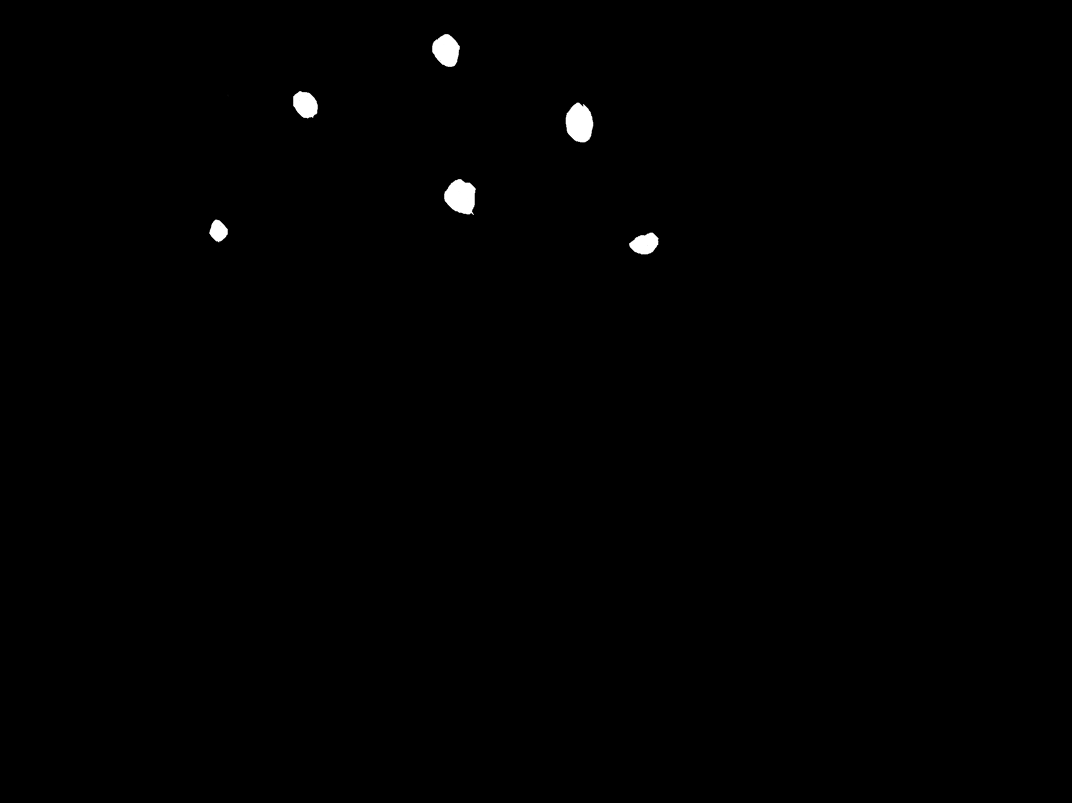
#> input picture blobImg.png, 2144 x 1605 px, found by its file name (shown at 1/2 size)
$ python BlobDetection.py
#> lines starting #> are read from the running program, lines starting #| are printed output that depends on the picture; after the words box and inside, x2 and y2 are one past the last pixel; in counts of white or black regions, pixels touching at a corner belong together
import cv2
from tkinter.filedialog import *


# we will find number of blobs with pixel value 255 in the following image

# finding binary image
print("\nImage should preferably be white (lighter) blobs on black (darker) background ")
photo = './Project/blobImg.png'
img = cv2.imread(photo, cv2.IMREAD_GRAYSCALE)
#> img is the input picture: shape (1605, 2144); min 0, max 255, mean 1.1
img = cv2.resize(img, (300, 300))
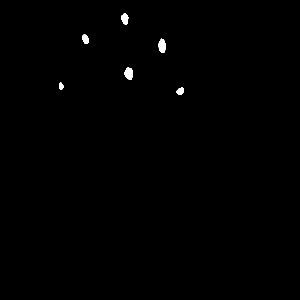
#> img: shape (300, 300); min 0, max 255, mean 1.1
n, l = img.shape
#> n = 300; l = 300
count = 0

# blur the image
ksize = (5, 5)  # kernel size
img = cv2.blur(img, ksize)

# thresholding the image
for i in range(n):
    for j in range(l):
        if (img[i, j] <= 127):
            img[i, j] = 0
        else:
            img[i, j] = 255
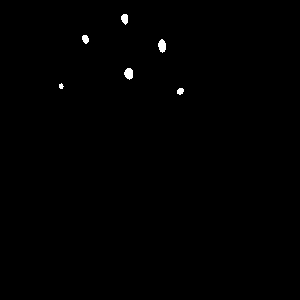
#> img: shape (300, 300); 0.37% white; 6 white regions, box (x1, y1, x2, y2) and area: (158, 39, 166, 53) 82, (124, 68, 133, 80) 82, (121, 14, 128, 25) 59, (82, 35, 89, 44) 48, (177, 88, 184, 95) 38, (59, 83, 64, 89) 21


def dfs(i, j):
    img[i, j] = 127  # implying that we have visited this pixel for further reference
    if (i-1 >= 0):
        if (img[i-1, j] == 255):
            dfs(i-1, j)
    if (j-1 >= 0):
        if (img[i, j-1] == 255):
            dfs(i, j-1)
    if (j+1 < l):
        if (img[i, j+1] == 255):
            dfs(i, j+1)
    if (i+1 < n):
        if (img[i+1, j] == 255):
            dfs(i+1, j)
    if ((i-1 >= 0) and (j-1 >= 0)):
        if (img[i-1, j-1] == 255):
            dfs(i-1, j-1)
    if ((i-1 >= 0) and (j+1 < l)):
        if (img[i-1, j+1] == 255):
            dfs(i-1, j+1)
    if ((i+1 < n) and (j-1 >= 0)):
        if (img[i+1, j-1] == 255):
            dfs(i+1, j-1)
    if ((i+1 < n) and (j+1 < l)):
        if (img[i+1, j+1] == 255):
            dfs(i+1, j+1)


cv2.namedWindow('image', cv2.WINDOW_NORMAL)
cv2.imshow("image", img)
cv2.waitKey(1000)


for i in range(n):
    for j in range(l):
        if (img[i, j] == 255):
            count += 1  # to count number of white blobs
            dfs(i, j)
#> after the loop, count = 6

print("count is", count)
#| count is 6
